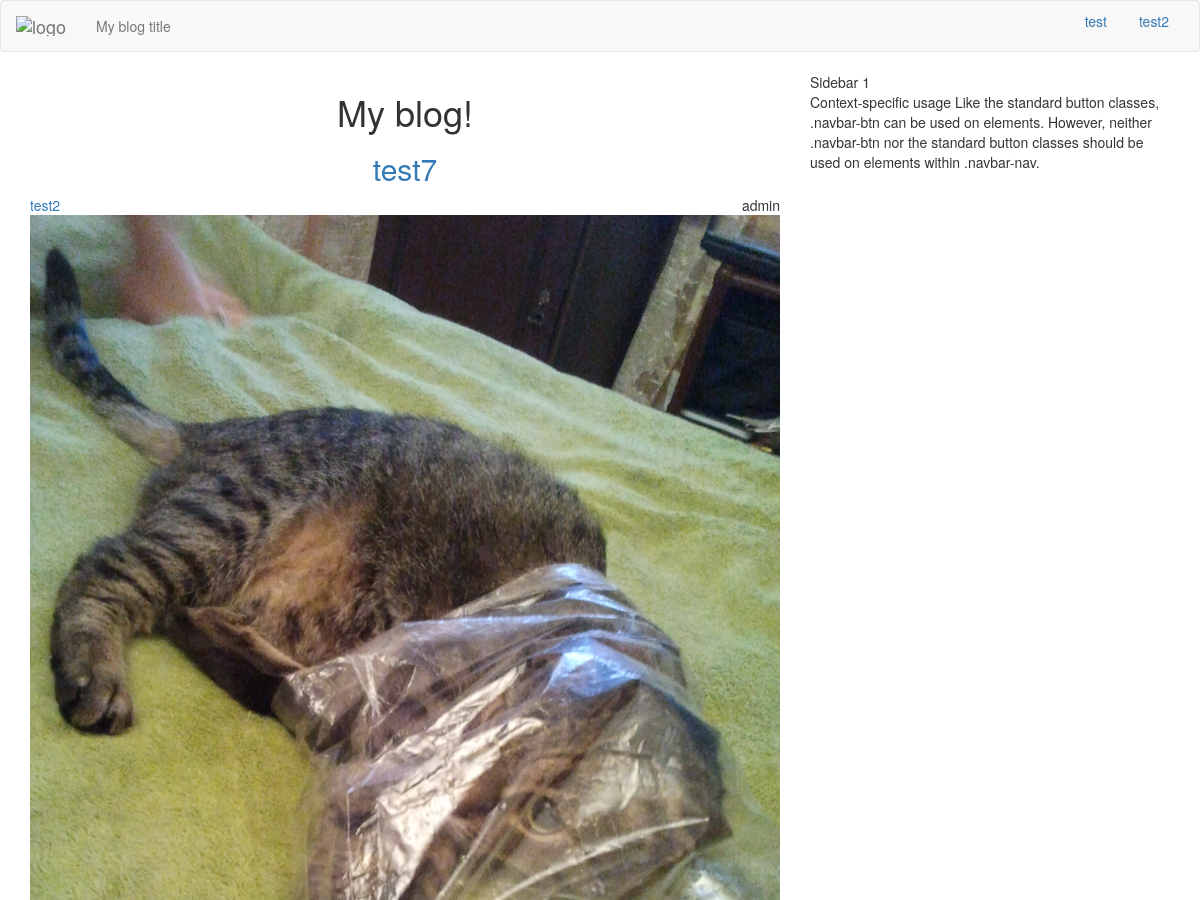
The app's page / (upper part), older data.
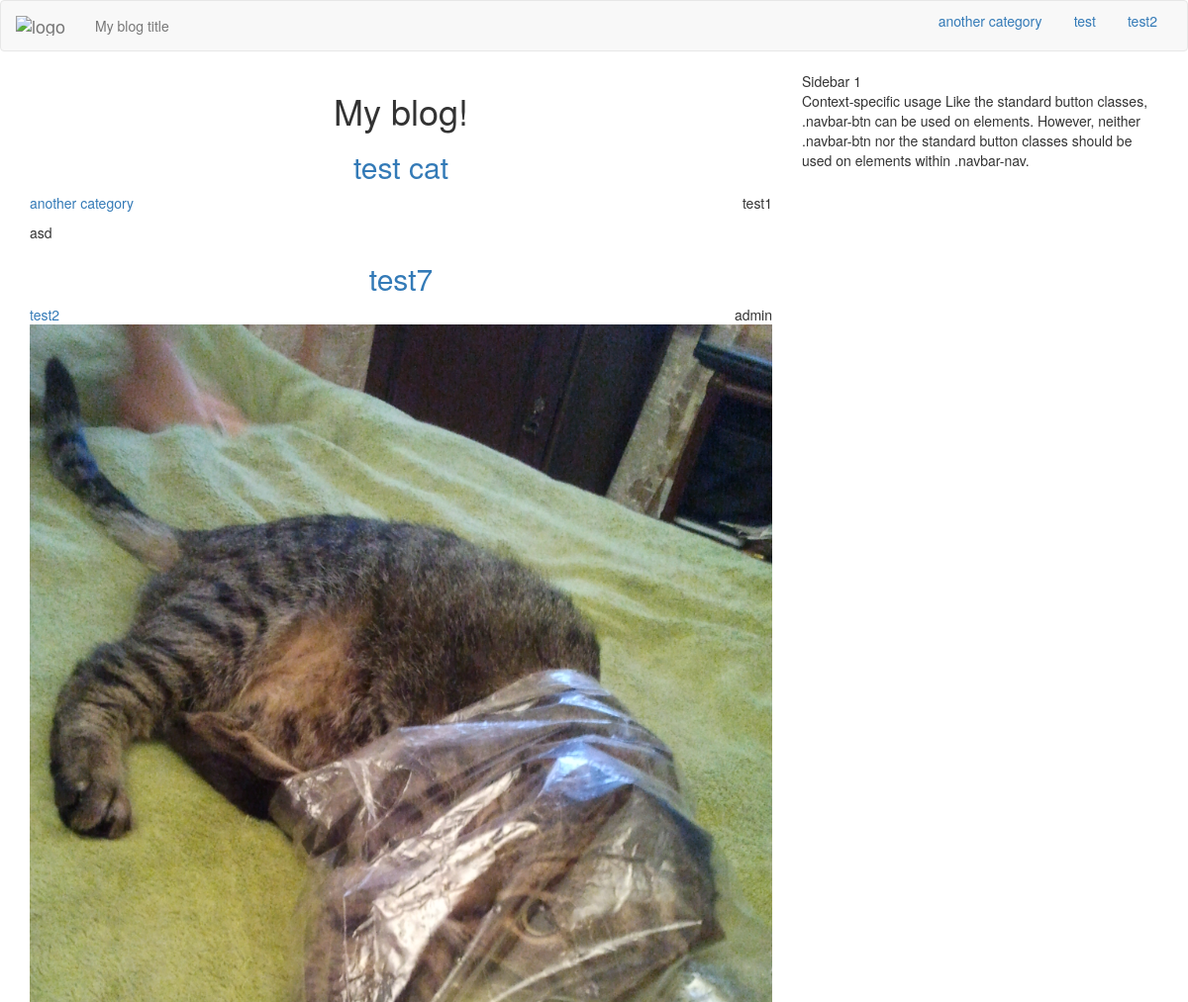
The same page, newer data.
### blog/models.py (models this page shows, shortened)
class Category(models.Model):
    index_together = [
    ["id","name", "order"],
    ]
    name = models.CharField(max_length=30, unique=True)
    description = models.TextField(max_length=250)
    slug = models.SlugField("URL",blank=True, max_length=150)
    order = models.SmallIntegerField(blank=True, default=1)
    def __str__(self):
        return self.name

class Post(models.Model):
    index_together = [
    ["title", "description", "post_thumbnail", "author", "category",
     "url", "published", "status"],
    ]
    title = models.CharField(max_length=150)
    description = RichTextField(max_length = 500, config_name = "description",
                                blank=True)
    text = RichTextUploadingField(config_name = "post")
    today = datetime.date.today()
    post_image = models.ImageField(upload_to =
                        str(today.year)+'/'
                        +str(today.month)+'/'+str(today.day)+'/', blank=True)
    post_image.short_description = 'Image'
    post_thumbnail = ImageSpecField(source='post_image',
                                processors=[ResizeToFit(640, 480)],
                                format='JPEG',
                                options={'quality': 85})
    def get_image(self):
        return mark_safe('<img src="%s" class ="img-responsive center-block"/>'\
                         % (self.post_thumbnail.url))
    get_image.short_description = 'Thumbnail'
    created = models.DateTimeField(auto_now_add=True)
    edited = models.DateTimeField(auto_now=True)
    published = models.DateTimeField(default=timezone.now)
    author = models.ForeignKey(settings.AUTH_USER_MODEL) ###
    category = models.ForeignKey('Category')
    tags = models.ManyToManyField('Tag',
                                        related_name='posts',
                                        related_query_name='post',
                                        blank=True)
    url = models.SlugField(blank=True)
    STATUS = (
                ("D", "Draft"),
                ("P","Published"),
    )
    status = models.CharField(max_length=1, choices=STATUS, default="D")
    ordering = ('-published',)
    def get_absolute_url(self):
        cat_url = slugify(self.category)
        post_url = slugify(self.title)
        return "/%s/%s-%i/" % (cat_url, self.url, self.id)
    def get_category(self):
        return slugify(self.category)

class myUser(AbstractBaseUser):
    index_together = [
    ["id", "username"],
    ]
    username = models.CharField("Username", max_length=30,
                                blank=False,
                                unique=True)
    email = models.EmailField(unique=True, blank=False)
    is_active = models.BooleanField("Is active", default=True)
    is_it_staff = models.BooleanField("Is stuff", default=False)
    is_it_superuser = models.BooleanField("Is admin", default=False)
    last_login = models.DateTimeField(auto_now=True)
    date_joined = models.DateTimeField(auto_now_add=True)
    REQUIRED_FIELDS = ['email',]
    USERNAME_FIELD = 'username'
    objects = MyUserManager()
    def __str__(self):
        return self.username.lower()

### blog/views.py (the view)
# urls.py: url(r'^$', views.Index, name='Index'),
def Index(request):
    template = 'list.html'
    page_template = 'list_page.html'
    context = {
        'posts': Post.objects.select_related("author", "category")\
            .filter(status="P").order_by('-published'),
        'page_template': page_template,
        'cat_list': cat_list
    }
    if request.is_ajax():
        template = page_template
    return render(request, template, context )

### templates/list.html (shortened to what this page needs)
{% extends "index.html" %}
{% block title2 %}My blog!{% endblock %}
{% block content %}
{% include page_template %}
{% endblock %}

### templates/index.html (shortened to what this page needs)
{% load staticfiles %}
<!DOCTYPE html>
<html>
<head>
<link rel="stylesheet" href="/static/css/backtotop.css" type="text/css">
<link rel="stylesheet" href="/static/css/bootstrap.min.css" type="text/css" />
<link rel="stylesheet" href="/static/css/custom.css" type="text/css" />
</head>
<body>
  <div class="navbar navbar-default">
    <div class="container-fluid">
      <div class="navbar-header">
        <a class="navbar-brand" href="{{ request.scheme }}://{{ request.get_host }}">
          <img alt="logo" src="#" /></a>
        <p class="navbar-text">
          My blog title
        </p>
      </div>
      <ul class="nav nav-pills pull-right">
        {% for cat in cat_list %}
          {% if category and cat|slugify == category %}
            <li role="presentation" class="active">
            <a href="{{ request.scheme }}://{{ request.get_host }}/{{ cat|slugify }}">
              {{ cat }}</a></li>
          {% else %}
            <li role="presentation">
            <a href="{{ request.scheme }}://{{ request.get_host }}/{{ cat|slugify }}">
              {{ cat }}</a></li>
          {% endif %}
        {% endfor %}
      </ul>
    </div>
  </div>
<div class="container">
<div class="row">
  <div class="col-md-4 pull-right sidebar">
    <div class="sidebar1">
      <p>
        Sidebar 1<br />
        Context-specific usage
Like the standard button classes, .navbar-btn can be used on
  elements. However, neither .navbar-btn nor the standard button classes
  should be used on  elements within .navbar-nav.
      </p>
    </div>
  </div>
<div class="col-md-8 main">
<h1 class="text-center">{% block title2 %}{% endblock %}</h1>
<div class="content">
  {% block content %}
  {% endblock %}
</div>
</div>
</div>
</div>
</body>
</html>

### templates/list_page.html (shortened to what this page needs)
{% load el_pagination_tags %}
{% autoescape off %}
{% for post in posts %}
  <div class="post">
    <a href="{{ post.get_absolute_url }}"><h2 class="text-center">
      {{ post.title }}</h2></a>
    <div class="post_category pull-left">
      <a href="{{ request.scheme }}://{{ request.get_host }}/{{ post.get_category }}"
        class="post-category">
        {{ post.category }}</a>
    </div>
    <div class="post-author pull-right">
      {{ post.author }}
    </div>
    <div class="clearfix">
    </div>
    {% if post.post_image %}
    <div class="post-thumbnail">
        {{ post.get_image }}
    </div>
    {% endif %}
    {% if post.description %}
    <p class="post-description">
      {{ post.description }}
    </p>
    {% endif %}
  </div>
{% empty %}
<div class="post">
    <h3>No posts in this category yet...</h3>
</div>
{% endfor %}
{% endautoescape %}

Row changes from the older to the newer data that the page shows:
added Category: name "another category"
added Post: title "test cat", category "another category", author "test1", description "asd"
